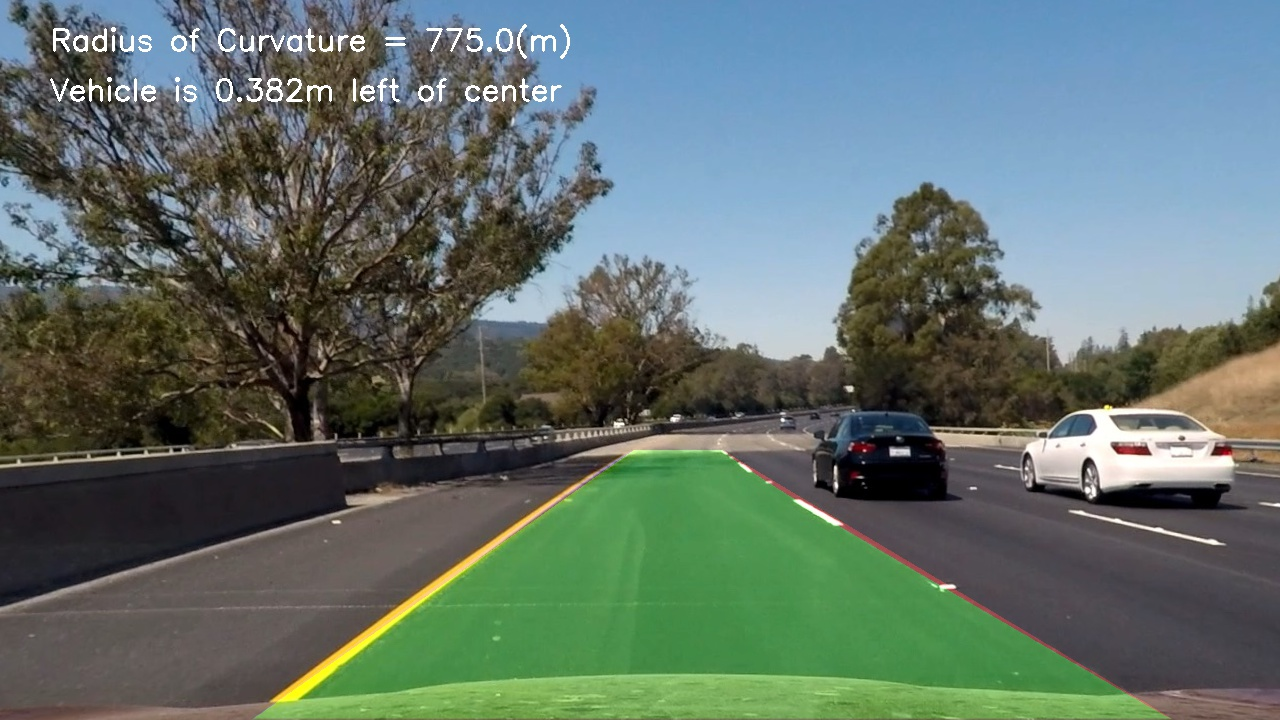
#> input picture test_images/tracked1.jpg, 1280 x 720 px; its folder holds only this picture in this run
$ python -i image_generation.py   (imports and definitions only)   (older library calls are emulated)
#> lines starting #> are read from the running program, lines starting #| are printed output that depends on the picture; after the words box and inside, x2 and y2 are one past the last pixel; in counts of white or black regions, pixels touching at a corner belong together
import pickle
import cv2
import glob
import matplotlib.pyplot as plt
import numpy as np
from moviepy.editor import VideoFileClip
from IPython.display import HTML

# Define a class to receive the characteristics of each line detection
class Line():
    # [21 lines left out: function __init__, not called in this run]

def abs_sobel_thresh(img, orient='x', thresh=(0, 255)):
    gray = cv2.cvtColor(img, cv2.COLOR_RGB2GRAY)

    takeX = 1 if orient == 'x' else 0
    takeY = 1 if orient == 'y' else 0

    sobel = cv2.Sobel(gray, cv2.CV_64F, takeX, takeY)

    abs_sobel = np.absolute(sobel)

    scaled_sobel = np.uint8(255 * abs_sobel / np.max(abs_sobel))

    binary_output = np.zeros_like(scaled_sobel)
    binary_output[(scaled_sobel >= thresh[0]) & (scaled_sobel <= thresh[1])] = 1

    return binary_output

def mag_thresh(img, sobel_kernel=3, mag_thresh=(0, 255)):
    gray = cv2.cvtColor(img, cv2.COLOR_RGB2GRAY)

    sobelx = cv2.Sobel(gray, cv2.CV_64F, 1, 0, ksize=sobel_kernel)
    sobely = cv2.Sobel(gray, cv2.CV_64F, 0, 1, ksize=sobel_kernel)

    mag = np.sqrt((sobelx ** 2) + (sobely ** 2))

    scaled_sobel = np.uint8(255 * mag / np.max(mag))

    binary_output = np.zeros_like(scaled_sobel)
    binary_output[(scaled_sobel >= mag_thresh[0]) & (scaled_sobel <= mag_thresh[1])] = 1

    return binary_output

# [15 lines left out: function dir_threshold, not called in this run]

def saturation_threshold(img, sthresh=(0, 255)):
    hls = cv2.cvtColor(img, cv2.COLOR_RGB2HLS)
    s_channel = hls[:,:,2]
    s_binary_output = np.zeros_like(s_channel)
    s_binary_output[(s_channel > sthresh[0]) & (s_channel <= sthresh[1])] = 1

    return s_binary_output

# [312 lines left out: functions color_threshold, warp_image, find_lane_pixels, fit_polynomial, search_around_poly, window_mask and 4 more, not called in this run]

def get_binary_pixels_of_interest(img):
    # Pre process image and generate binary pixels of interest
    output_binary = np.zeros_like(img[:,:,0])
    sxbinary = abs_sobel_thresh(img, 'x', thresh=(20, 100))
    mag_binary = mag_thresh(img, sobel_kernel=9, mag_thresh=(30, 100))

    combined = np.zeros_like(mag_binary)
    combined[((sxbinary == 1) & (mag_binary == 1))] = 1

    s_binary = saturation_threshold(img, sthresh=(120, 255))
    # output_binary[(s_binary == 1) | (combined == 1)] = 255

    output_binary[(combined == 1) & (s_binary == 1) | (combined == 1) ^ (s_binary == 1) ] = 255

    return output_binary

# [49 lines left out: function process_image, not called in this run]

def load_camera_calibration():
    dist_pickle = pickle.load(open('./camera_cal/calibration_pickle.p', 'rb'))
#> (reads camera_cal/calibration_pickle.p from the repository)

    return dist_pickle['mtx'], dist_pickle['dist']

mtx, dist = load_camera_calibration()
left_fit = 0
right_fit = 0
#
# # test_images = glob.glob('./test_images/test*.jpg')
# #
# # for index, filename in enumerate(test_images):
# #     img = cv2.imread(filename)
# #     use_search_around = False
# #     first_lane_found = False
# #
# #     result = process_image(img, mtx, dist)
# #
# #     write_fname = './test_images/tracking' + str(index + 1) + '.jpg'
# #     cv2.imwrite(write_fname, result)
#
use_search_around = True
first_lane_found = False
video_filename = "project_video"
# [1 line that did not run here, left out]
# [1 line that did not run here, left out]
vid_output = video_filename + '_result.mp4'
# [1 line not run here, left out]

# [7 lines of commented-out code are left out]

>>> import cv2
>>> picture = cv2.cvtColor(cv2.imread('test_images/tracked1.jpg'), cv2.COLOR_BGR2RGB)
>>> result = get_binary_pixels_of_interest(picture)
#> in get_binary_pixels_of_interest, `sxbinary = abs_sobel_thresh(img, 'x', thresh=(20, 100))`:
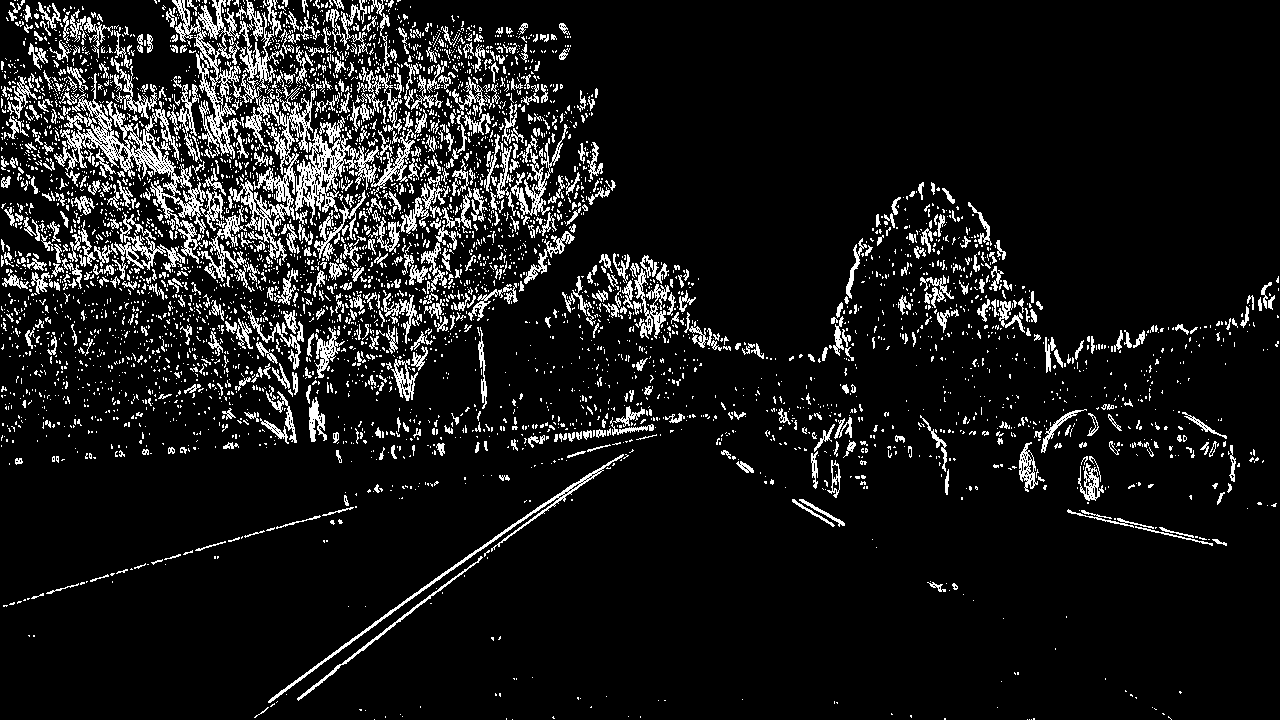
#> sxbinary: shape (720, 1280); values 0 (black) and 1 (white), 9.9% white in thin lines or dots
#> in mag_thresh, `sobely = cv2.Sobel(gray, cv2.CV_64F, 0, 1, ksize=sobel_kernel)`:
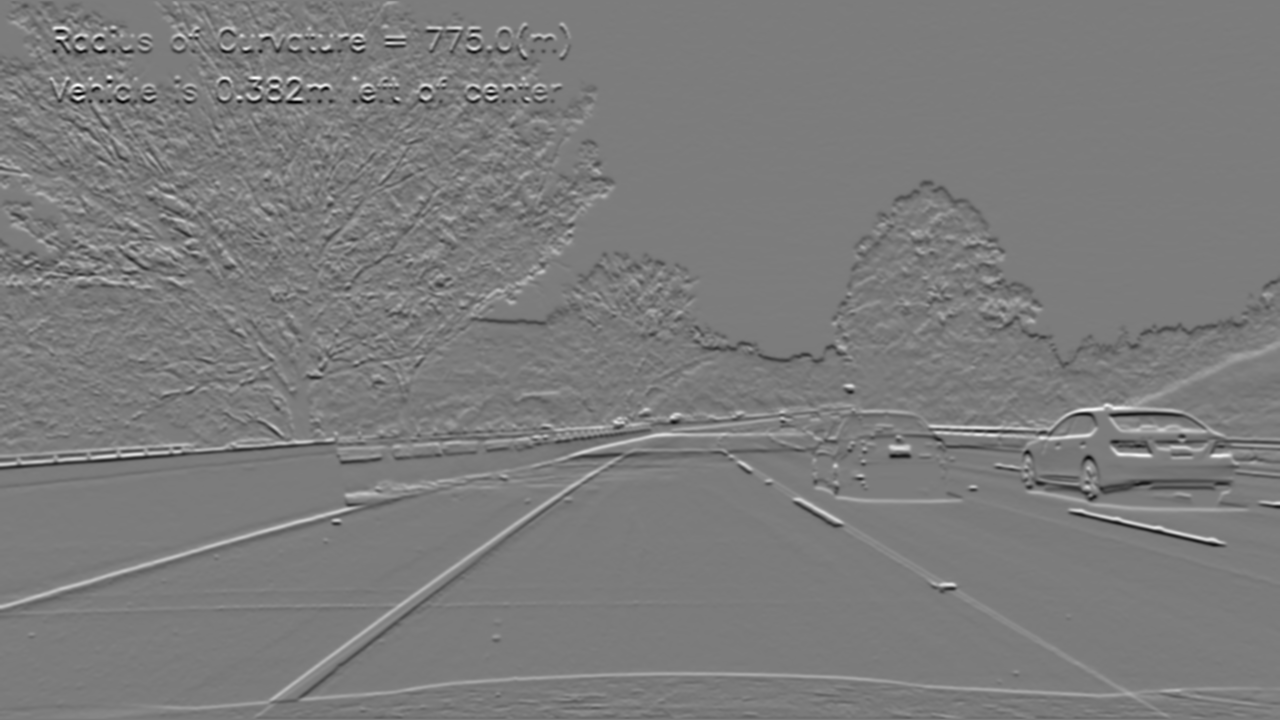
#> sobely: shape (720, 1280) float64; min -1782470, max 1875087, mean -450.5; drawn with min black and max white
#> in get_binary_pixels_of_interest, `mag_binary = mag_thresh(img, sobel_kernel=9, mag_thresh=(30, 100))`: mag_binary: shape (720, 1280); values 0 (black) and 1 (white), 16% white; 1573 white regions (1228 under 20 px), largest, box (x1, y1, x2, y2) and area: (156, 340, 1280, 717) 26691, (0, 0, 374, 301) 26197, (344, 21, 695, 341) 18567
#> in saturation_threshold, `hls = cv2.cvtColor(img, cv2.COLOR_RGB2HLS)`: hls: shape (720, 1280, 3); mean of channels 0, 1, 2 69.7, 107, 66.9
#> in saturation_threshold, `s_channel = hls[:,:,2]`:
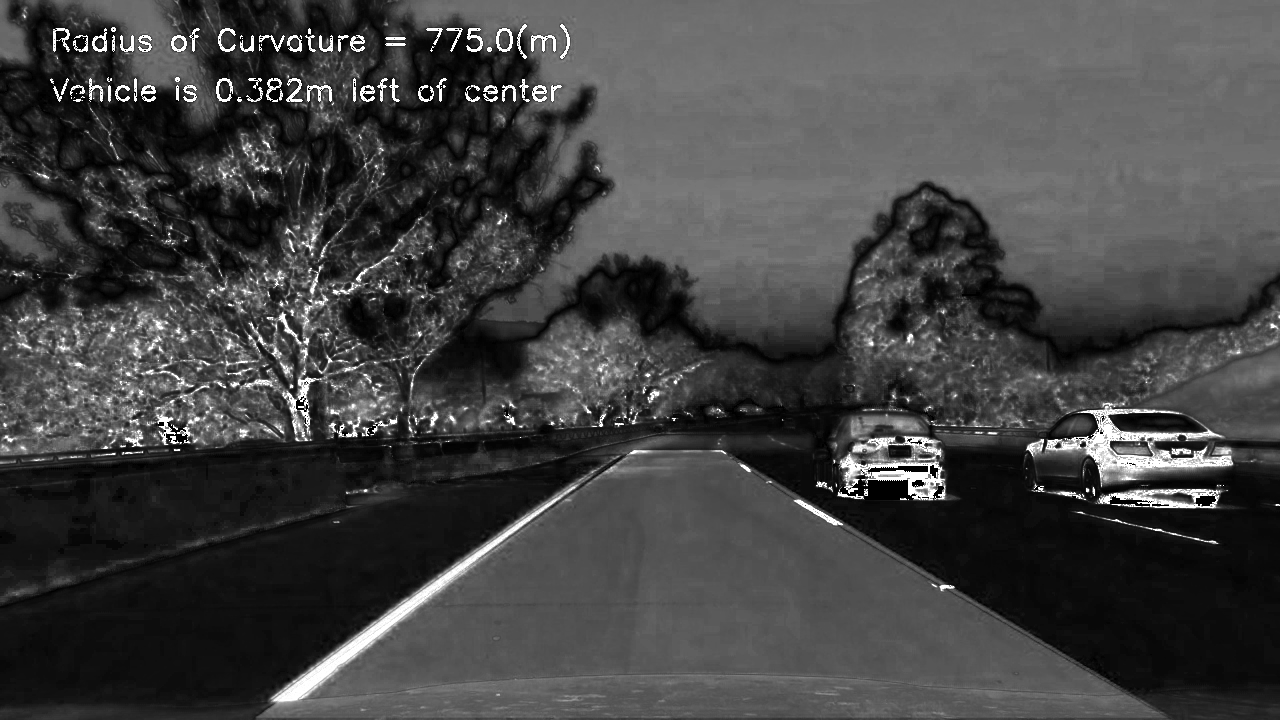
#> s_channel: shape (720, 1280); min 0, max 255, mean 66.9
#> in get_binary_pixels_of_interest, `s_binary = saturation_threshold(img, sthresh=(120, 255))`: s_binary: shape (720, 1280); values 0 (black) and 1 (white), 4.8% white; 1602 white regions (1312 under 20 px), largest, box (x1, y1, x2, y2) and area: (270, 483, 580, 708) 5313, (1045, 401, 1233, 487) 5095, (839, 436, 946, 500) 3126
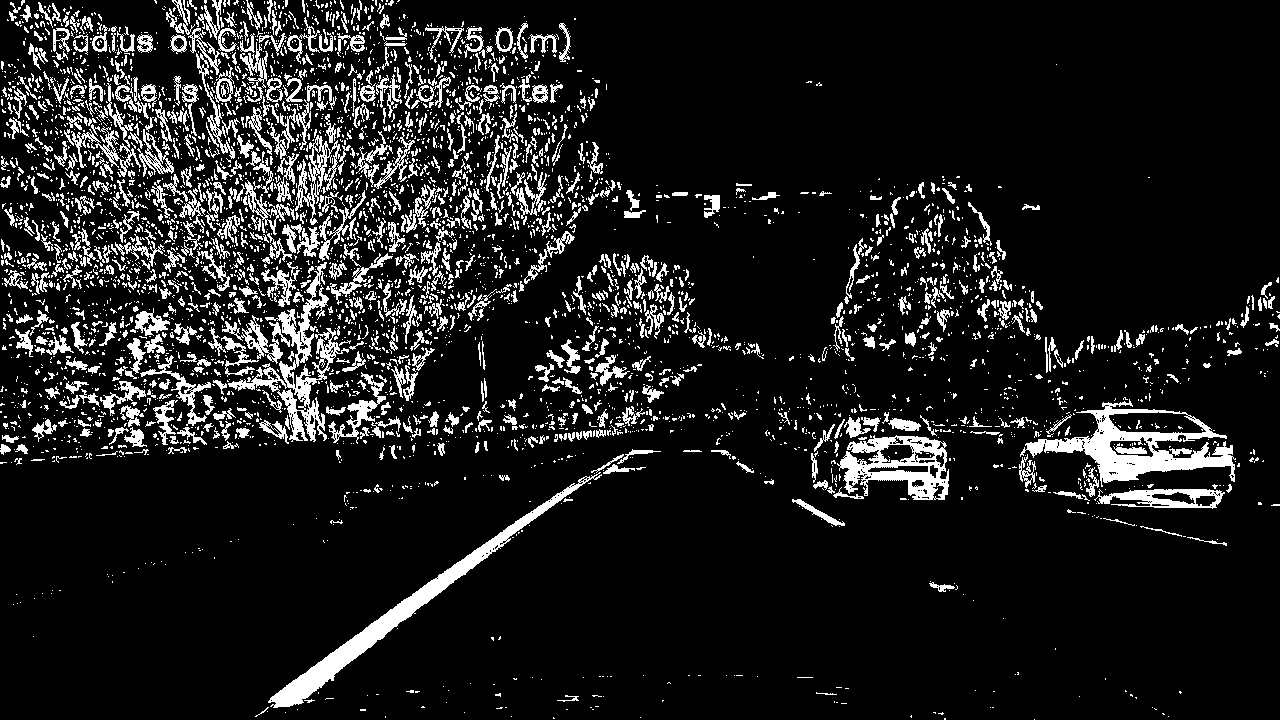
#> result: shape (720, 1280); 11.5% white; 4529 white regions (3642 under 20 px), largest, box (x1, y1, x2, y2) and area: (1020, 399, 1236, 487) 5847, (268, 472, 602, 708) 5561, (228, 262, 349, 442) 4084
